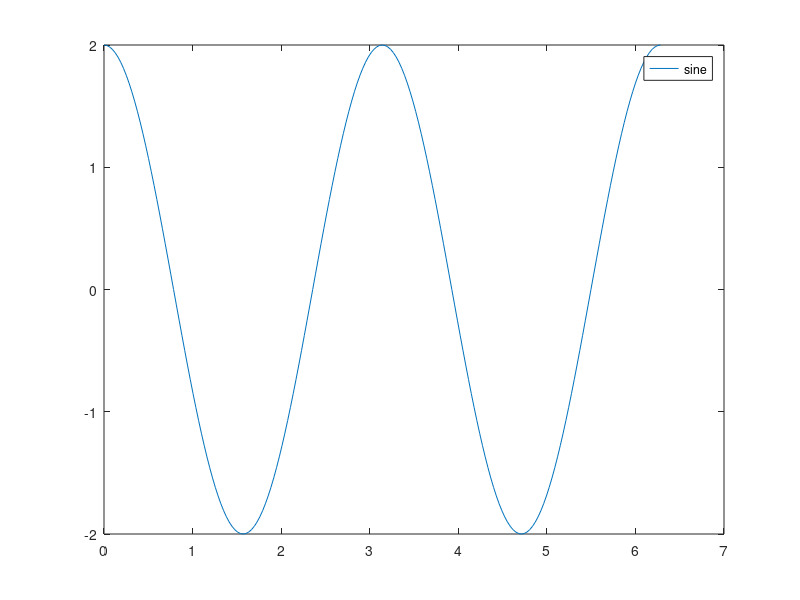
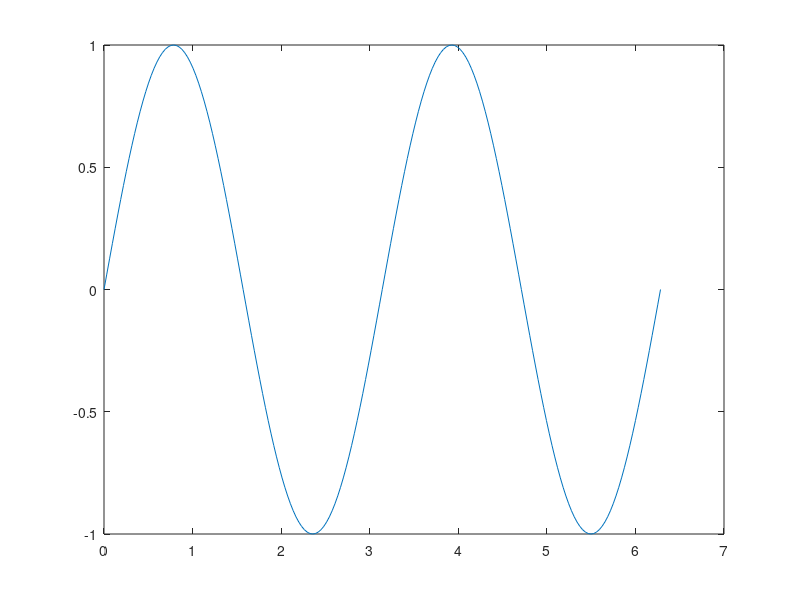

Reproduce these figures in MATLAB, in order.
x = 0:pi/100:2*pi;

y1 = sin(2*x);

y2 = 2 * cos(2*x);

figure(5)
plot(x, y1);
%%

% hold on
figure(2)
plot(x, y2)
% hold off
% legend("sine")
legend("sine", "cosine")


%-------------------------------------------------------------

%%
x = 0:pi/100:2*pi;

y1 = sin(2*x);

y2 = 2 * cos(2*x);

% plot(x, y1, x, y2, 'r-');



%%
% 
%  Hi How a
%  TEXT
% 

